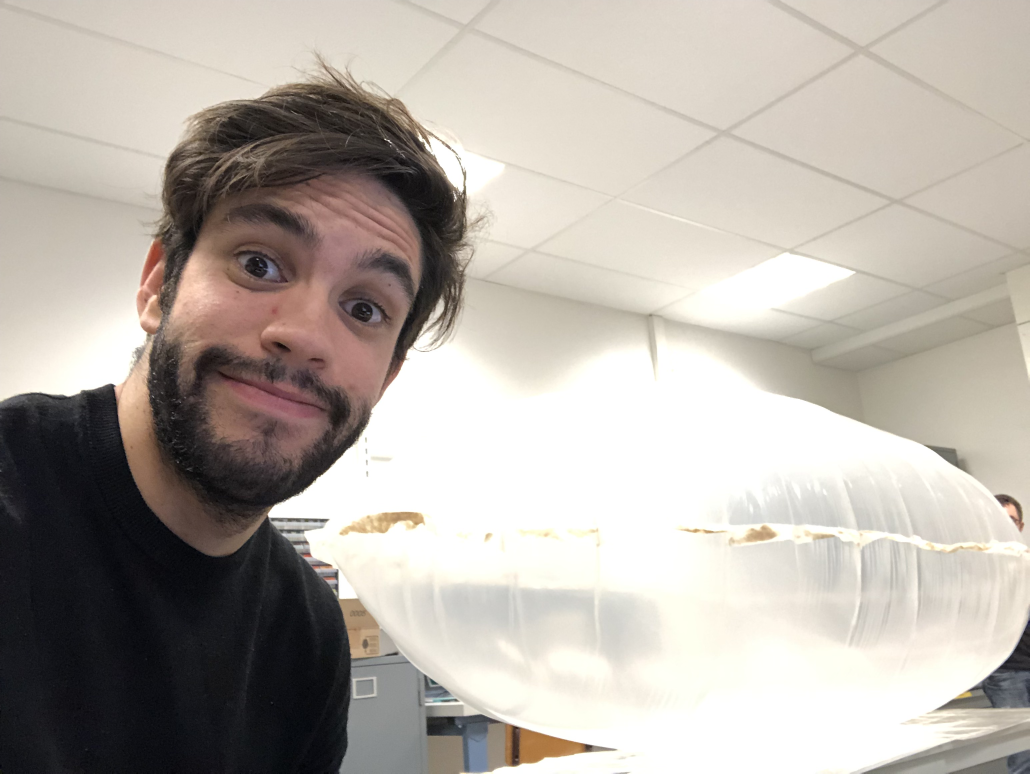
#> input picture dataset/Image_1.jpg, 3088 x 2320 px (shown at 1/3 size)
$ python -i utils.py   (imports and definitions only)
#> lines starting #> are read from the running program, lines starting #| are printed output that depends on the picture
import os
import cv2
import sys


# [6 lines left out: function get_head_tail_ext, not called in this run]


def face_cascade(img):
    face_file = 'haarcascade/frontalface_default.xml'
    eye_file = 'haarcascade/eye.xml'
    smile_file = 'haarcascade/smile.xml'
    face_cascade = cv2.CascadeClassifier(face_file)
    eye_cascade = cv2.CascadeClassifier(eye_file)
    smile_cascade = cv2.CascadeClassifier(smile_file)
    faces = face_cascade.detectMultiScale(img)
    face_coor = list()
    eye_coor = list()
    smile_coor = list()
    for (x, y, w, h) in faces:
        face_coor.append([x, y, w, h])
        roi = img[y:y + h, x:x + w]
        eyes = eye_cascade.detectMultiScale(roi)
        smile = smile_cascade.detectMultiScale(roi)
        for (ex, ey, ew, eh) in eyes:
            eye_coor.append([ex, ey, ew, eh])
        for (sx, sy, sw, sh) in smile:
            smile_coor.append([sx, sy, sw, sh])
    return face_coor, eye_coor, smile_coor


# [17 lines left out: functions car_cascade, resize, not called in this run]


def draw_rect(img, coor, color=(255, 0, 0), thicknes=2):
    x, y, w, h = coor
    return cv2.rectangle(img, (x, y), (x + w, y + h), color, thicknes)


def webcam_avalability(webcam: cv2.VideoCapture):
    if not webcam.isOpened():
        sys_exit("Error opening webcam")


# [4 lines left out: function check, not called in this run]


def sys_exit(message):
    print(message)
    sys.exit(1)


# [65 lines left out: functions detect_in_video, detect_in_image, not called in this run]

>>> import cv2
>>> picture = cv2.imread('dataset/Image_1.jpg')
#> picture is the input picture: shape (2320, 3088, 3); mean B, G, R 167.1, 174.6, 181.4
>>> result = face_cascade(picture)
#> in face_cascade, `faces = face_cascade.detectMultiScale(img)`: faces = [[448, 670, 28, 28]]
#> the loop in face_cascade, `for (x, y, w, h) in faces:` made 1 pass
#> pass 1, in face_cascade, `roi = img[y:y + h, x:x + w]`:
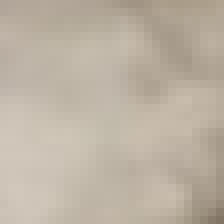
#> roi: shape (28, 28, 3) (shown 8 times larger); mean B, G, R 163.2, 178.1, 188.8
#> after the loop in face_cascade, `for (x, y, w, h) in faces:`: eye_coor = []; face_coor = [[448, 670, 28, 28]]; smile_coor = []
#> result = ([[448, 670, 28, 28]], [], [])

$ run again, on dataset/Image_2.jpg
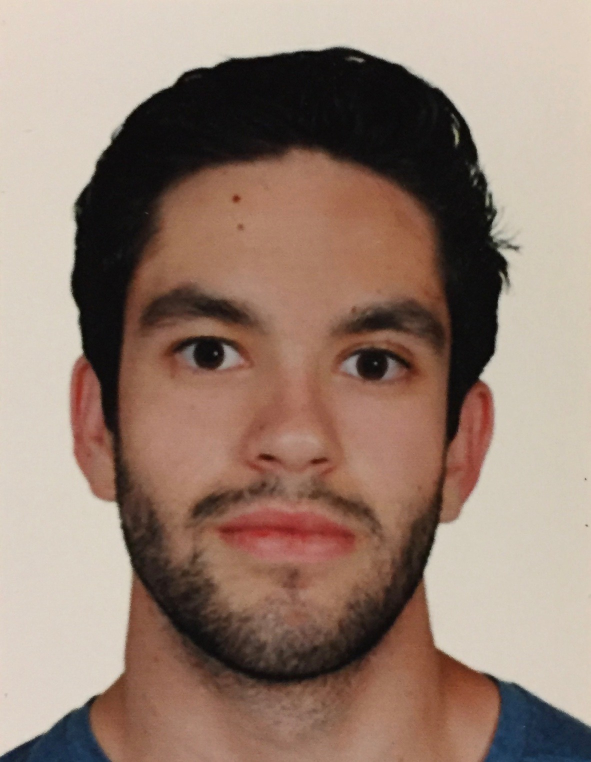
#> input picture dataset/Image_2.jpg, 1181 x 1524 px (shown at 1/2 size)
#> picture is the input picture: shape (1524, 1181, 3); mean B, G, R 113.6, 127, 150
#> faces = [[145, 366, 871, 871]]
#> the loop in face_cascade, `for (x, y, w, h) in faces:` made 1 pass
#> pass 1, in face_cascade, `roi = img[y:y + h, x:x + w]`:
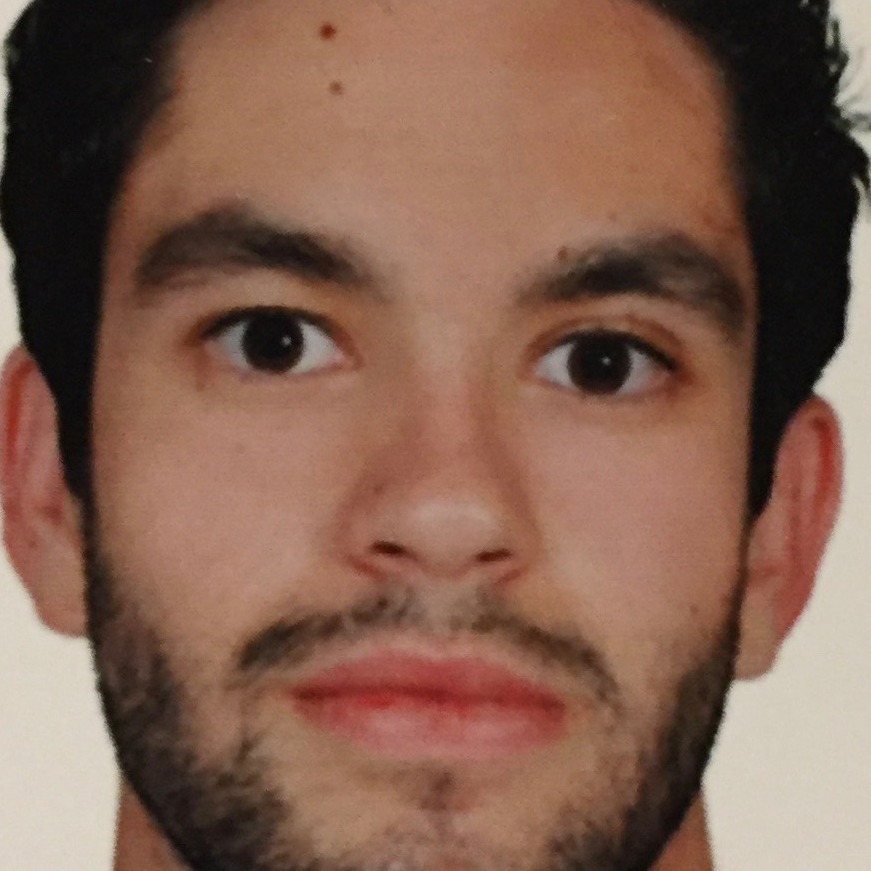
#> roi: shape (871, 871, 3); mean B, G, R 81.2, 97.2, 131.9
#> after the loop in face_cascade, `for (x, y, w, h) in faces:`: eye_coor = [[312, 17, 29, 29], [516, 278, 167, 167], [170, 245, 187, 187]]; face_coor = [[145, 366, 871, 871]]; smile_coor = 30 items, first 6: [8, 386, 36, 18], [90, 616, 40, 20], [216, 815, 66, 33], [729, 575, 49, 24], [122, 301, 57, 28], [124, 716, 71, 36]
